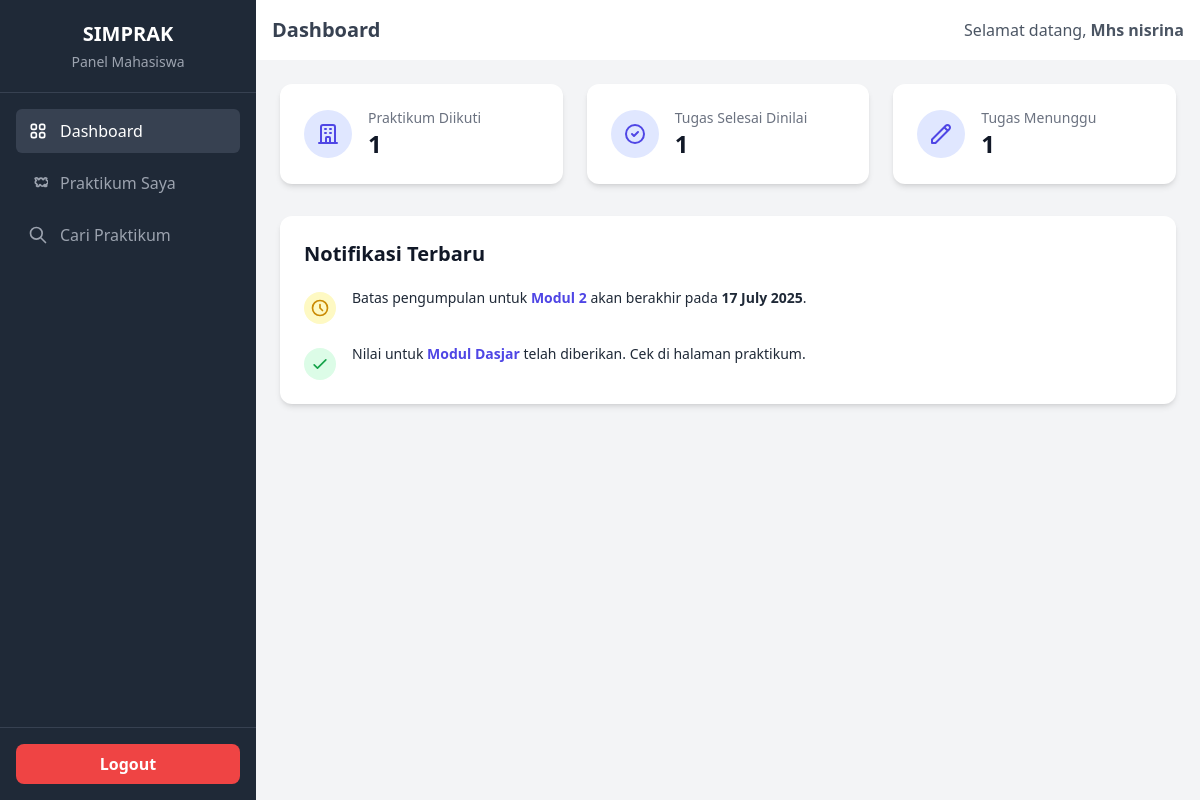
/mahasiswa/dashboard.php (signed in), run on the app's committed database.
### tables this page shows
CREATE TABLE `modul_prak` (
  `id` int(11) NOT NULL,
  `mata_prak_id` int(11) NOT NULL,
  `nomor_modul` int(11) NOT NULL,
  `nama_modul` varchar(100) NOT NULL,
  `desc_modul` text DEFAULT NULL,
  `file_modul_path` varchar(255) DEFAULT NULL,
  `due_date` timestamp NULL DEFAULT NULL,
  `created_at` timestamp NOT NULL DEFAULT current_timestamp()
);

CREATE TABLE `laporan_prak` (
  `id` int(11) NOT NULL,
  `user_id` int(11) NOT NULL,
  `modul_id` int(11) NOT NULL,
  `file_lapor_path` varchar(255) NOT NULL,
  `tanggal_upload` timestamp NOT NULL DEFAULT current_timestamp(),
  `status_laporan` enum('submitted','late','dinilai') DEFAULT 'submitted',
  `nilai` int(11) DEFAULT NULL,
  `feedback_asisten` text DEFAULT NULL,
  `tanggal_dinilai` timestamp NULL DEFAULT NULL
);

### mahasiswa/dashboard.php (the view, shortened to what this page needs)
<?php
require_once 'templates/header_mahasiswa.php';
require_once '../includes/config.php';
$loggedInUserId = $_SESSION['user_id'];
$stmt_prak = $conn->prepare("SELECT COUNT(id) as total FROM daftar_prak WHERE user_id = ?");
$stmt_prak->bind_param("i", $loggedInUserId);
$stmt_prak->execute();
$total_praktikum = $stmt_prak->get_result()->fetch_assoc()['total'];
$stmt_selesai = $conn->prepare("SELECT COUNT(id) as total FROM laporan_prak WHERE user_id = ? AND status_laporan = 'dinilai'");
$stmt_selesai->bind_param("i", $loggedInUserId);
$stmt_selesai->execute();
$tugas_selesai = $stmt_selesai->get_result()->fetch_assoc()['total'];
$stmt_total_modul = $conn->prepare("
    SELECT COUNT(m.id) as total
    FROM modul_prak m
    JOIN daftar_prak dp ON m.mata_prak_id = dp.mata_prak_id
    WHERE dp.user_id = ?");
$stmt_total_modul->bind_param("i", $loggedInUserId);
$stmt_total_modul->execute();
$total_modul = $stmt_total_modul->get_result()->fetch_assoc()['total'];
$stmt_dikumpul = $conn->prepare("SELECT COUNT(id) as total FROM laporan_prak WHERE user_id = ?");
$stmt_dikumpul->bind_param("i", $loggedInUserId);
$stmt_dikumpul->execute();
$tugas_dikumpul = $stmt_dikumpul->get_result()->fetch_assoc()['total'];
$tugas_menunggu = $total_modul - $tugas_dikumpul;
$notifikasi = [];
$sql_nilai = "SELECT lp.tanggal_dinilai as tgl_event, mp.nama_modul, 'nilai' as tipe
              FROM laporan_prak lp
              JOIN modul_prak mp ON lp.modul_id = mp.id
              WHERE lp.user_id = ? AND lp.status_laporan = 'dinilai'
              ORDER BY lp.tanggal_dinilai DESC LIMIT 2";
$stmt_nilai = $conn->prepare($sql_nilai);
$stmt_nilai->bind_param("i", $loggedInUserId);
$stmt_nilai->execute();
$result_nilai = $stmt_nilai->get_result();
while($row = $result_nilai->fetch_assoc()){ $notifikasi[] = $row; }
$sql_deadline = "SELECT m.due_date as tgl_event, m.nama_modul, 'deadline' as tipe
                 FROM modul_prak m
                 JOIN daftar_prak dp ON m.mata_prak_id = dp.mata_prak_id
                 WHERE dp.user_id = ?
                 AND m.due_date > NOW()
                 AND m.id NOT IN (SELECT modul_id FROM laporan_prak WHERE user_id = ?)
                 ORDER BY m.due_date ASC LIMIT 2";
$stmt_deadline = $conn->prepare($sql_deadline);
$stmt_deadline->bind_param("ii", $loggedInUserId, $loggedInUserId);
$stmt_deadline->execute();
$result_deadline = $stmt_deadline->get_result();
while($row = $result_deadline->fetch_assoc()){ $notifikasi[] = $row; }
usort($notifikasi, function($a, $b) {
    return strtotime($b['tgl_event']) - strtotime($a['tgl_event']);
});
?>
<div class="grid grid-cols-1 sm:grid-cols-2 lg:grid-cols-3 gap-6 mb-8">
    <div class="bg-white p-6 rounded-xl shadow-md flex items-center space-x-4">
        <div class="bg-indigo-100 text-indigo-600 p-3 rounded-full">
            <svg class="w-6 h-6" fill="none" stroke="currentColor" viewBox="0 0 24 24"><path stroke-linecap="round" stroke-linejoin="round" stroke-width="2" d="M19 21V5a2 2 0 00-2-2H7a2 2 0 00-2 2v16m14 0h2m-2 0h-5m-9 0H3m2 0h5M9 7h1m-1 4h1m4-4h1m-1 4h1m-5 10v-5a1 1 0 011-1h2a1 1 0 011 1v5m-4 0h4"></path></svg>
        </div>
        <div>
            <p class="text-gray-500 text-sm">Praktikum Diikuti</p>
            <p class="text-2xl font-bold text-gray-900"><?php echo $total_praktikum; ?></p>
        </div>
    </div>
    <div class="bg-white p-6 rounded-xl shadow-md flex items-center space-x-4">
        <div class="bg-indigo-100 text-indigo-600 p-3 rounded-full">
            <svg class="w-6 h-6" fill="none" stroke="currentColor" viewBox="0 0 24 24"><path stroke-linecap="round" stroke-linejoin="round" stroke-width="2" d="M9 12l2 2 4-4m6 2a9 9 0 11-18 0 9 9 0 0118 0z"></path></svg>
        </div>
        <div>
            <p class="text-gray-500 text-sm">Tugas Selesai Dinilai</p>
            <p class="text-2xl font-bold text-gray-900"><?php echo $tugas_selesai; ?></p>
        </div>
    </div>
    <div class="bg-white p-6 rounded-xl shadow-md flex items-center space-x-4">
        <div class="bg-indigo-100 text-indigo-600 p-3 rounded-full">
            <svg class="w-6 h-6" fill="none" stroke="currentColor" viewBox="0 0 24 24"><path stroke-linecap="round" stroke-linejoin="round" stroke-width="2" d="M15.232 5.232l3.536 3.536m-2.036-5.036a2.5 2.5 0 113.536 3.536L6.5 21.036H3v-3.572L16.732 3.732z"></path></svg>
        </div>
        <div>
            <p class="text-gray-500 text-sm">Tugas Menunggu</p>
            <p class="text-2xl font-bold text-gray-900"><?php echo $tugas_menunggu; ?></p>
        </div>
    </div>
</div>
<div class="bg-white p-6 rounded-xl shadow-md">
    <h3 class="text-xl font-bold text-gray-900 mb-5">Notifikasi Terbaru</h3>
    <div class="space-y-5">
        <?php if (empty($notifikasi)): ?>
            <p class="text-center text-gray-500 py-4">Tidak ada notifikasi baru untuk Anda.</p>
        <?php else: ?>
            <?php foreach (array_slice($notifikasi, 0, 4) as $notif): ?>
                <div class="flex items-start space-x-4">
                    <div class="flex-shrink-0 mt-1">
                        <?php if ($notif['tipe'] == 'nilai'): ?>
                            <div class="w-8 h-8 rounded-full bg-green-100 flex items-center justify-center">
                                <svg class="w-5 h-5 text-green-600" fill="none" stroke="currentColor" viewBox="0 0 24 24"><path stroke-linecap="round" stroke-linejoin="round" stroke-width="2" d="M5 13l4 4L19 7"></path></svg>
                            </div>
                        <?php else:  ?>
                             <div class="w-8 h-8 rounded-full bg-yellow-100 flex items-center justify-center">
                                <svg class="w-5 h-5 text-yellow-600" fill="none" stroke="currentColor" viewBox="0 0 24 24"><path stroke-linecap="round" stroke-linejoin="round" stroke-width="2" d="M12 8v4l3 3m6-3a9 9 0 11-18 0 9 9 0 0118 0z"></path></svg>
                            </div>
                        <?php endif; ?>
                    </div>
                    <div>
                        <p class="text-sm text-gray-800">
                        <?php if ($notif['tipe'] == 'nilai'): ?>
                            Nilai untuk <span class="font-semibold text-indigo-600"><?php echo htmlspecialchars($notif['nama_modul']); ?></span> telah diberikan. Cek di halaman praktikum.
                        <?php else: ?>
                            Batas pengumpulan untuk <span class="font-semibold text-indigo-600"><?php echo htmlspecialchars($notif['nama_modul']); ?></span> akan berakhir pada <span class="font-semibold"><?php echo date('d F Y', strtotime($notif['tgl_event'])); ?></span>.
                        <?php endif; ?>
                        </p>
                    </div>
                </div>
            <?php endforeach; ?>
        <?php endif; ?>
    </div>
</div>
<?php
require_once 'templates/footer_mahasiswa.php';
?>

### data on the page
modul_prak: nama_modul "Modul 2", due_date "17 July 2025"
laporan_prak: modul.nama_modul "Modul Dasjar"

### other printed values
$pageTitle "Dashboard"
$userName "Mhs nisrina"
$total_praktikum "1"
$tugas_selesai "1"
$tugas_menunggu "1"
